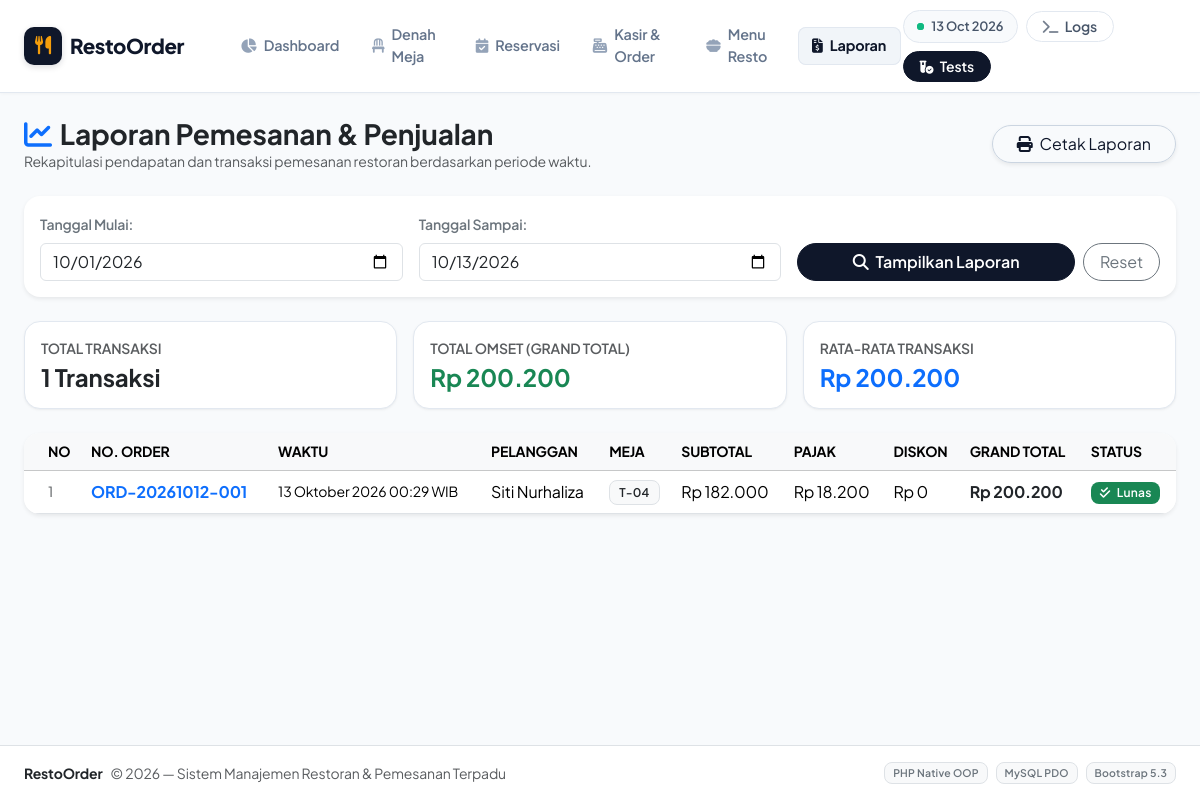
Screenshot of /index.php?page=reports with the database file from the repository.
### tables this page shows
CREATE TABLE IF NOT EXISTS `orders` (
    `id` INT AUTO_INCREMENT PRIMARY KEY,
    `order_code` VARCHAR(20) NOT NULL UNIQUE,
    `reservation_id` INT NULL,
    `customer_id` INT NOT NULL,
    `table_id` INT NOT NULL,
    `total_amount` DECIMAL(12,2) NOT NULL DEFAULT 0.00,
    `tax_amount` DECIMAL(12,2) NOT NULL DEFAULT 0.00,
    `discount_amount` DECIMAL(12,2) NOT NULL DEFAULT 0.00,
    `grand_total` DECIMAL(12,2) NOT NULL DEFAULT 0.00,
    `cash_received` DECIMAL(12,2) NULL DEFAULT 0.00,
    `change_amount` DECIMAL(12,2) NULL DEFAULT 0.00,
    `payment_status` ENUM('Belum Bayar', 'Lunas') NOT NULL DEFAULT 'Belum Bayar',
    `payment_method` ENUM('Tunai', 'Transfer', 'QRIS', 'Kartu') NULL,
    `order_date` TIMESTAMP DEFAULT CURRENT_TIMESTAMP,
    CONSTRAINT `fk_order_res` FOREIGN KEY (`reservation_id`) REFERENCES `reservations`(`id`) ON DELETE SET NULL,
    CONSTRAINT `fk_order_customer` FOREIGN KEY (`customer_id`) REFERENCES `customers`(`id`) ON DELETE RESTRICT,
    CONSTRAINT `fk_order_table` FOREIGN KEY (`table_id`) REFERENCES `tables`(`id`) ON DELETE RESTRICT
);

CREATE TABLE IF NOT EXISTS `customers` (
    `id` INT AUTO_INCREMENT PRIMARY KEY,
    `name` VARCHAR(100) NOT NULL,
    `phone` VARCHAR(20) NULL DEFAULT '-',
    `email` VARCHAR(100) NULL,
    `created_at` TIMESTAMP DEFAULT CURRENT_TIMESTAMP
);

CREATE TABLE IF NOT EXISTS `tables` (
    `id` INT AUTO_INCREMENT PRIMARY KEY,
    `table_number` VARCHAR(10) NOT NULL UNIQUE,
    `capacity` INT NOT NULL DEFAULT 4,
    `location` VARCHAR(50) DEFAULT 'Indoor',
    `status` ENUM('Tersedia', 'Dipesan', 'Terisi') NOT NULL DEFAULT 'Tersedia',
    `created_at` TIMESTAMP DEFAULT CURRENT_TIMESTAMP,
    `updated_at` TIMESTAMP DEFAULT CURRENT_TIMESTAMP ON UPDATE CURRENT_TIMESTAMP
);

### app/Config/Database.php (called while the page is built, shortened)
<?php
class Database
{
    private static ?Database $instance = null;
    private PDO $connection;
    private function __construct()
    {
        $host     = '127.0.0.1';
        $port     = '3306';
        $dbName   = 'db_restoran';
        $username = 'root';
        $password = '';
        $dsn = "mysql:host={$host};port={$port};dbname={$dbName};charset=utf8mb4";
        $options = [
            PDO::ATTR_ERRMODE            => PDO::ERRMODE_EXCEPTION,
            PDO::ATTR_DEFAULT_FETCH_MODE => PDO::FETCH_ASSOC,
            PDO::ATTR_EMULATE_PREPARES   => false,
        ];
        try {
            $this->connection = new PDO($dsn, $username, $password, $options);
        } catch (PDOException $e) {
            ErrorHandler::logError("Koneksi Database Gagal: " . $e->getMessage());
            die("Koneksi ke database gagal. Pastikan MySQL sudah aktif dan jalankan setup_db.php terlebih dahulu.");
        }
    }
    public static function getInstance(): Database
    {
        if (self::$instance === null) {
            self::$instance = new self();
        }
        return self::$instance;
    }
    public function getConnection(): PDO
    {
        return $this->connection;
    }
}

### app/Core/Model.php (called while the page is built, shortened)
<?php
abstract class Model
{
    public function __construct()
    {
        $this->db = Database::getInstance()->getConnection();
    }
}

### app/Models/Report.php (called while the page is built, shortened)
<?php
class Report extends Model
{
    public function getOrderReport(string $startDate, string $endDate): array
    {
        $sql = "SELECT o.*, c.name AS customer_name, c.phone AS customer_phone, t.table_number
                FROM orders o
                JOIN customers c ON o.customer_id = c.id
                JOIN tables t ON o.table_id = t.id
                WHERE DATE(o.order_date) BETWEEN :start_date AND :end_date
                ORDER BY o.order_date DESC";
        $stmt = $this->db->prepare($sql);
        $stmt->execute([
            ':start_date' => $startDate,
            ':end_date'   => $endDate
        ]);
        return $stmt->fetchAll();
    }
}

### views/reports.php (the view, shortened to what this page needs)
<?php
require_once __DIR__ . '/layouts/header.php';
?>
<div class="d-flex flex-column flex-md-row justify-content-between align-items-md-center gap-3 mb-4 no-print">
    <div>
        <h3 class="fw-bold text-dark m-0"><i class="fa-solid fa-chart-line text-primary me-2"></i>Laporan Pemesanan & Penjualan</h3>
        <p class="text-muted small m-0">Rekapitulasi pendapatan dan transaksi pemesanan restoran berdasarkan periode waktu.</p>
    </div>
    <div>
        <button onclick="window.print()" class="btn btn-outline-primary rounded-pill px-4 shadow-sm">
            <i class="fa-solid fa-print me-1"></i> Cetak Laporan
        </button>
    </div>
</div>
<div class="card border-0 shadow-sm rounded-4 bg-white p-3 mb-4 no-print">
    <form method="GET" action="index.php" class="row g-3 align-items-end">
        <div class="col-12 col-md-4">
            <label class="form-label fw-semibold small text-secondary">Tanggal Mulai:</label>
            <input type="date" name="start_date" class="form-control" value="<?= htmlspecialchars($startDate) ?>" required>
        </div>
        <div class="col-12 col-md-4">
            <label class="form-label fw-semibold small text-secondary">Tanggal Sampai:</label>
            <input type="date" name="end_date" class="form-control" value="<?= htmlspecialchars($endDate) ?>" required>
        </div>
        <div class="col-12 col-md-4 d-flex gap-2">
            <button type="submit" class="btn btn-primary rounded-pill px-4 flex-grow-1">
                <i class="fa-solid fa-magnifying-glass me-1"></i> Tampilkan Laporan
            </button>
            <a href="index.php?page=reports" class="btn btn-outline-secondary rounded-pill px-3">
                Reset
            </a>
        </div>
    </form>
</div>
<div class="row g-3 mb-4">
    <div class="col-12 col-md-4">
        <div class="card card-stat p-3 h-100">
            <span class="text-muted small fw-semibold text-uppercase">Total Transaksi</span>
            <h4 class="fw-bold text-dark mt-1 mb-0"><?= number_format($reportSummary['count']) ?> Transaksi</h4>
        </div>
    </div>
    <div class="col-12 col-md-4">
        <div class="card card-stat p-3 h-100">
            <span class="text-muted small fw-semibold text-uppercase">Total Omset (Grand Total)</span>
            <h4 class="fw-bold text-success mt-1 mb-0"><?= FormatHelper::rupiah($reportSummary['total']) ?></h4>
        </div>
    </div>
    <div class="col-12 col-md-4">
        <div class="card card-stat p-3 h-100">
            <span class="text-muted small fw-semibold text-uppercase">Rata-rata Transaksi</span>
            <h4 class="fw-bold text-primary mt-1 mb-0"><?= FormatHelper::rupiah($reportSummary['average']) ?></h4>
        </div>
    </div>
</div>
<div class="card border-0 shadow-sm rounded-4 bg-white overflow-hidden">
    <div class="table-responsive">
        <table class="table table-hover align-middle mb-0">
            <thead class="table-light small text-uppercase text-secondary">
                <tr>
                    <th class="ps-4">No</th>
                    <th>No. Order</th>
                    <th>Waktu</th>
                    <th>Pelanggan</th>
                    <th>Meja</th>
                    <th>Subtotal</th>
                    <th>Pajak</th>
                    <th>Diskon</th>
                    <th>Grand Total</th>
                    <th>Status</th>
                </tr>
            </thead>
            <tbody>
                <?php if (empty($reportData)): ?>
                    <tr>
                        <td colspan="10" class="text-center py-5 text-muted">
                            Tidak ditemukan transaksi pemesanan pada periode <?= htmlspecialchars($startDate) ?> s/d <?= htmlspecialchars($endDate) ?>.
                        </td>
                    </tr>
                <?php else: ?>
                    <?php $no = 1; foreach ($reportData as $row): ?>
                        <tr>
                            <td class="ps-4 text-muted small"><?= $no++ ?></td>
                            <td class="fw-bold text-primary"><?= htmlspecialchars($row['order_code']) ?></td>
                            <td class="small"><?= FormatHelper::tanggalIndo($row['order_date'], true) ?></td>
                            <td><?= htmlspecialchars($row['customer_name']) ?></td>
                            <td><span class="badge bg-light text-dark border"><?= htmlspecialchars($row['table_number']) ?></span></td>
                            <td><?= FormatHelper::rupiah($row['total_amount']) ?></td>
                            <td><?= FormatHelper::rupiah($row['tax_amount']) ?></td>
                            <td><?= FormatHelper::rupiah($row['discount_amount']) ?></td>
                            <td class="fw-bold text-dark"><?= FormatHelper::rupiah($row['grand_total']) ?></td>
                            <td><?= FormatHelper::paymentStatusBadge($row['payment_status']) ?></td>
                        </tr>
                    <?php endforeach; ?>
                <?php endif; ?>
            </tbody>
        </table>
    </div>
</div>
<?php require_once __DIR__ . '/layouts/footer.php'; ?>

### app/Helpers/FormatHelper.php (shortened to what this page needs)
<?php
class FormatHelper
{
    public static function rupiah(float|int $amount): string
    {
        return 'Rp ' . number_format($amount, 0, ',', '.');
    }
    public static function tanggalIndo(string $datetime, bool $withTime = false): string
    {
        $bulan = [
            1 => 'Januari', 'Februari', 'Maret', 'April', 'Mei', 'Juni',
            'Juli', 'Agustus', 'September', 'Oktober', 'November', 'Desember'
        ];
        $timestamp = strtotime($datetime);
        $tgl = date('d', $timestamp);
        $bln = $bulan[(int)date('m', $timestamp)];
        $thn = date('Y', $timestamp);
        $result = "{$tgl} {$bln} {$thn}";
        if ($withTime) {
            $jam = date('H:i', $timestamp);
            $result .= " {$jam} WIB";
        }
        return $result;
    }
    public static function paymentStatusBadge(string $status): string
    {
        if ($status === 'Lunas') {
            return '<span class="badge bg-success"><i class="fa-solid fa-check-double me-1"></i> Lunas</span>';
        }
        return '<span class="badge bg-warning text-dark"><i class="fa-solid fa-hourglass-half me-1"></i> Belum Bayar</span>';
    }
}

### assets/css/style.css (style rules this page uses)
:root { --primary: #0f172a; --primary-accent: #2563eb; --primary-light: #f1f5f9; --accent: #f59e0b; --success: #10b981; --warning: #f59e0b; --danger: #ef4444; --dark: #0f172a; --surface: #ffffff; --light-bg: #f8fafc; --card-border: #e2e8f0; --card-shadow: 0 1px 3px 0 rgba(0, 0, 0, 0.05), 0 1px 2px -1px rgba(0, 0, 0, 0.05); --card-hover-shadow: 0 10px 15px -3px rgba(0, 0, 0, 0.07), 0 4px 6px -4px rgba(0, 0, 0, 0.05); }
body { font-family: 'Plus Jakarta Sans', system-ui, -apple-system, sans-serif; background-color: var(--light-bg); color: #334155; min-height: 100vh; display: flex; flex-direction: column; letter-spacing: -0.01em; }
.card-stat { border: 1px solid var(--card-border); border-radius: 16px; background: #ffffff; box-shadow: var(--card-shadow); transition: all 0.25s ease; }
.btn-primary { background: #0f172a; border-color: #0f172a; color: #ffffff; font-weight: 600; transition: all 0.2s ease; }
.btn-outline-primary { color: #0f172a; border-color: #cbd5e1; }
.badge { font-weight: 600; letter-spacing: 0.2px; padding: 0.45em 0.75em; border-radius: 8px; }

### rows the page displays
orders: order_code "ORD-20261012-001", order_date "13 Oktober 2026 00:29 WIB", customer.name "Siti Nurhaliza", table.table_number "T-04", total_amount "Rp 182.000", tax_amount "Rp 18.200", discount_amount "Rp 0", grand_total "Rp 200.200", payment_status "Lunas" (drawn)

### other values shown
$reportSummary['count'] "1"
FormatHelper::rupiah($reportSummary['total']) "Rp 200.200"
FormatHelper::rupiah($reportSummary['average']) "Rp 200.200"
